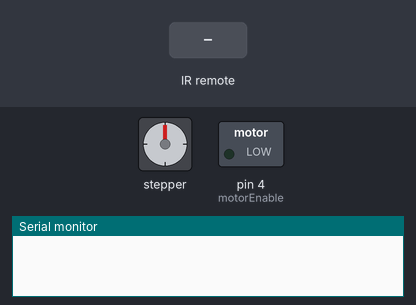
The sketch below on a simulated Arduino Uno, built with avr-gcc and run on an emulated ATmega328P. On the bench: stepper motor, switched loads named in the sketch (green lamp = pin HIGH), the last lines printed to the serial monitor. The test bench sets the inputs (shaded band). Stepper angles assume 200 steps per turn.

Above: at 1.2 s.
1.3 s: infrared code 0x5EA158A7 received
At 1.45 s:
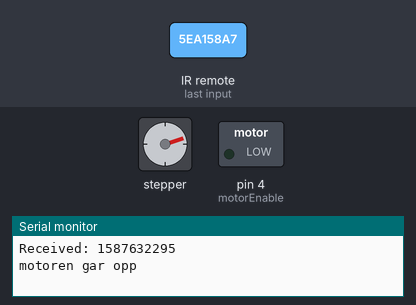
3.7 s: infrared code 0x5EA1D827 received
At 3.85 s:
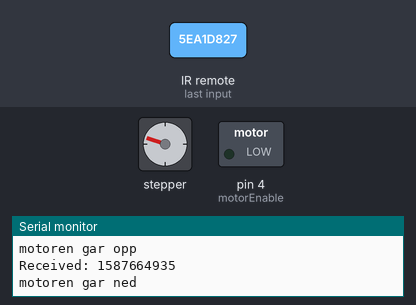
Timing chart, 0 to 6.7 s (numbered marks = the images above; inputs shaded):
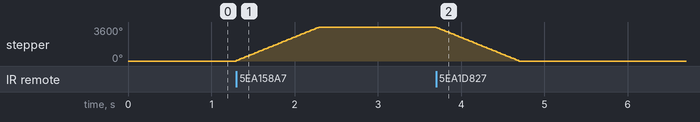

Measured:
- after the input at 1.3 s, stepper: turns 3600° clockwise in 0.99 s, starting at once
- after the input at 3.7 s, stepper: turns 3600° counter-clockwise in 0.99 s, starting at once

The sketch:

IRrullgardin_old.ino
```cpp
#include <Stepper.h>
#include <IRremote.h>

int RECV_PIN = 5;

int in1Pin = 9;
int in2Pin = 8;
int motorEnable = 4;


#define STEPS 200
#define LENGDE 2000


IRrecv irrecv(RECV_PIN);
IRsend irsend;

decode_results results;

Stepper motor(STEPS, in1Pin, in2Pin);

void setup()
{
  Serial.begin(9600);
  irrecv.enableIRIn(); // Start the receiver

  pinMode(in1Pin, OUTPUT);
  pinMode(in2Pin, OUTPUT);
  pinMode(motorEnable, OUTPUT);


  while (!Serial);
  motor.setSpeed(600);
  //digitalWrite(motorEnable, HIGH);
}


void motorRull(decode_results *results) {
long MOTOR_UP =  1587632295;
long MOTOR_DOWN =1587664935;
long MOTOR_OF = 1587631530;
  Serial.print("Received: ");
  Serial.println(results->value);
  if (results->value == REPEAT) {
    Serial.println("Jeg vil ikke repetere");
    return;
  }
  //Serial.println(results->value);
  //Serial.println(results->value, HEX);
  if (results->value == MOTOR_UP){
    Serial.println("motoren gar opp");
    motor.step(LENGDE);
  }
    if (results->value == MOTOR_OF){
    Serial.println("motoren av");
    digitalWrite(motorEnable, LOW);
  }
    if (results->value == MOTOR_DOWN){
    Serial.println("motoren gar ned");
    motor.step(-LENGDE);
  }
}


void loop() {
  if (irrecv.decode(&results)) {
    motorRull(&results);
    irrecv.resume(); // resume receiver
  }
}
```
